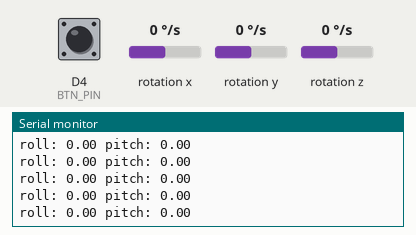
This sketch was run on a simulated Arduino Nano RP2040 Connect. Shown: the last lines printed to the serial monitor. The inputs (shaded band) are chosen by the test bench; at power-on: rotation x 0 °/s, D4 (BTN_PIN) HIGH, rotation y 0 °/s, rotation z 0 °/s.

Above: at 1.2 s.
1.3 s: rotation x set to -192 °/s
At 1.32 s:
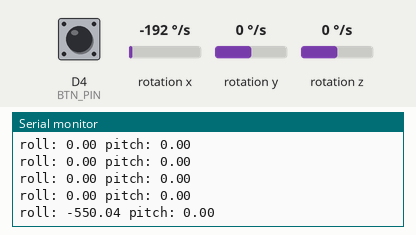
2.8 s: D4 (BTN_PIN) pulled LOW for 1 s
At 3.52 s:
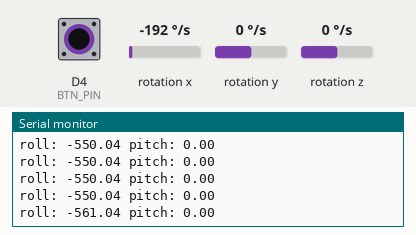
5.3 s: rotation y set to -192 °/s
At 5.32 s:
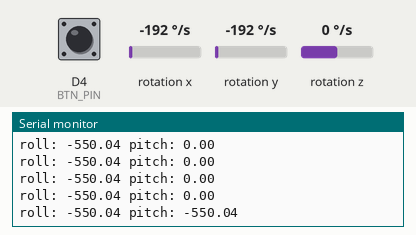
6.8 s: D4 (BTN_PIN) pulled LOW for 0.15 s
At 6.92 s:
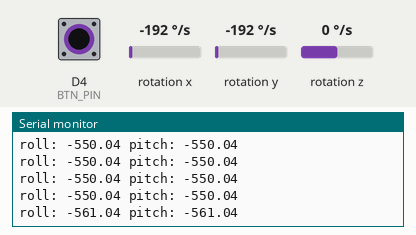
8.4 s: rotation x set to -100 °/s
At 8.42 s:
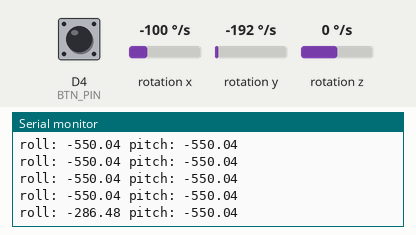
Timing chart, 0 to 10.9 s (numbered marks = the images above; inputs shaded):
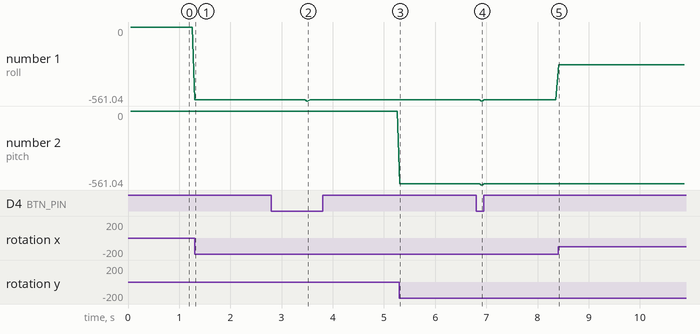

Measured:
- after the input at 1.3 s, the serial monitor: prints a new line at once (image 1)
- after the input at 2.8 s, the serial monitor: prints a new line after 0.71 s (image 2)
- after the input at 5.3 s, the serial monitor: prints a new line at once (image 3)
- after the input at 6.8 s, the serial monitor: prints a new line after 0.11 s (image 4)
- after the input at 8.4 s, the serial monitor: prints a new line at once (image 5)
- plotted number 1: 0 → -550.04 after the input at 1.3 s, -550.04 → -286.48 after the input at 8.4 s

The sketch:

nano33iot_advanced_562.ino
```cpp
// snippet: nano33iot_advanced_562
// tags: arduino_lsm6ds3
// boards: avr, esp32, megaavr, nano33iot, romi32u4, rp2040
// library: Arduino_LSM6DS3
// description: Read gyroscope from the LSM6DS3 using Arduino_LSM6DS3
// prompts: gyroscope, lsm6ds3, arduino_lsm6ds3, integrate, angular, velocity
// verified: compile-only
// source: kd-generated (id 562)
// exact-include: Arduino_LSM6DS3.h

#include <Arduino_LSM6DS3.h>

const int BTN_PIN = 4;
const unsigned long INTERVAL = 50;  // 20 Hz

float roll = 0.0, pitch = 0.0;
float lastGyroX = 0.0, lastGyroY = 0.0;
unsigned long prevMs = 0;

void setup() {
  Serial.begin(9600);
  while (!Serial && millis() < 3000);
  pinMode(BTN_PIN, INPUT_PULLUP);
  if (!IMU.begin()) {
    Serial.println("IMU init failed");
    while (1);
  }
  prevMs = millis();
}

void loop() {
  unsigned long now = millis();
  if (now - prevMs >= INTERVAL) {
    // Compute dt BEFORE updating prevMs
    // prevMs = now;  // This was moved to the end of the block
    float dt = (now - prevMs) / 1000.0;

    if (IMU.gyroscopeAvailable()) {  // LSM6DS3: true when a new gyro sample is ready
      float gx, gy, gz;
      IMU.readGyroscope(gx, gy, gz);  // LSM6DS3: writes deg/s into the 3 float args

      // Integrate angular velocity to get angle
      // Note: This is a simple integration without accel correction
      roll += (gx - lastGyroX) * dt * 180.0 / PI;
      pitch += (gy - lastGyroY) * dt * 180.0 / PI;

      lastGyroX = gx;
      lastGyroY = gy;

      Serial.print("roll: "); Serial.print(roll);
      Serial.print(" pitch: "); Serial.println(pitch);
    }

    if (digitalRead(BTN_PIN) == LOW) {
      roll = 0.0;
      pitch = 0.0;
      lastGyroX = 0.0;
      lastGyroY = 0.0;
    }

    // Update prevMs AFTER all calculations are done
    prevMs = now;
  }
}
```
